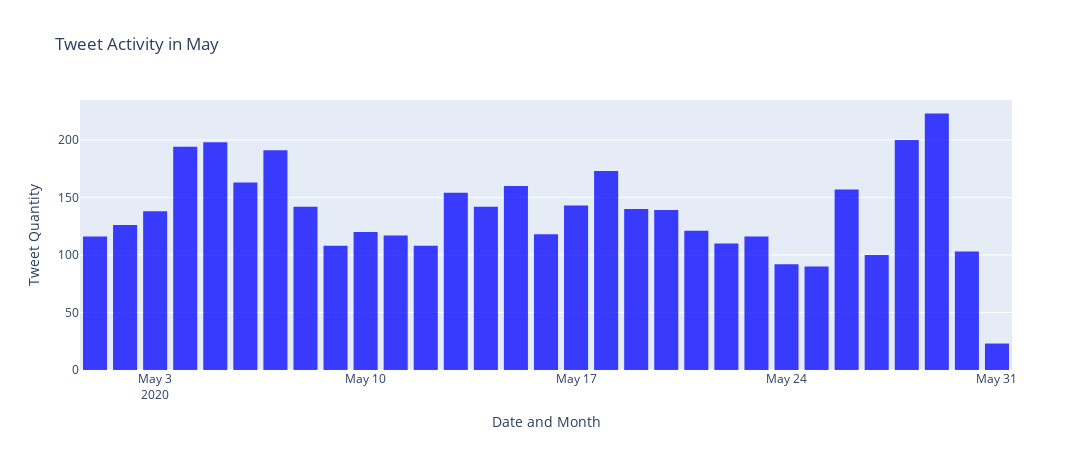

Notebook code cell kept with this figure:
### Markdown cell above
***Tweet Activity Over Years***

### Code cell
'''import plotly.plotly as py
import plotly.graph_objs as go
'''
tweets['datetime'] = pd.to_datetime(tweets['datetime'], format='%Y-%m-%d')
tweetsT = tweets['datetime']

trace = go.Histogram(
    x=tweetsT,
    marker=dict(
        color='blue'
    ),
    opacity=0.75
)

layout = go.Layout(
    title='Tweet Activity in May',
    height=450,
    width=1200,
    xaxis=dict(
        title='Date and Month'
    ),
    yaxis=dict(
        title='Tweet Quantity'
    ),
    bargap=0.2,
)

data = [trace]

fig = go.Figure(data=data, layout=layout)
py.offline.iplot(fig)

### Figure 1 — Plotly figure (JSON) as saved in the notebook; plotly's stock layout.template omitted (floating-point values rounded to 4 significant figures; data arrays with more than 128 entries replaced by an {"elided": "..."} marker saying what was removed)
{"data": [{"marker": {"color": "blue"}, "opacity": 0.75, "type": "histogram", "x": {"elided": "4225 str values"}}], "layout": {"bargap": 0.2, "height": 450, "title": {"text": "Tweet Activity in May"}, "width": 1200, "xaxis": {"title": {"text": "Date and Month"}}, "yaxis": {"title": {"text": "Tweet Quantity"}}}}
